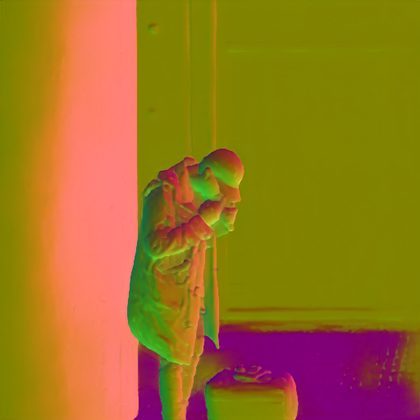
%> input picture out/guy_normal.png, 420 x 420 px, shrunk from 512 x 512 before the run
$ octave main.m   (GNU Octave 9; MATLAB toolbox functions it lacks are replaced by stand-ins)
%> lines starting %> are read from the running program, lines starting %| are printed output that depends on the picture; in (x1, y1, x2, y2) boxes, pixels count from 0 and x2, y2 are one past the last pixel; in counts of white or black regions, pixels touching at a corner belong together; the program's own positions count from 1
### Normal2depth.m
function [depth] = Normal2depth(Normal,D)

    r=size(Normal,1);
    c=size(Normal,2);
    depth=zeros(r,c);
    depth(1,1)=0;
    for i=2:c
    depth(i,1)=depth(i-1,1)+Normal(i,1,1);
    end
    for i=2:r
    depth(1,i)=depth(1,i-1)+Normal(1,i,2);
    end
    for i=2:r
        for j=2:c
            depth(i,j)=(depth(i,j-1)+Normal(i,j,2)+depth(i-1,j)+Normal(i,j,1)+D(i,j))/3;
        end
    end
end

### main.m
guy_normal=imread("./guy_normal.png");
%> guy_normal is the input picture: size 420x420x3 uint8; mean R, G, B 156.2, 116.1, 33.7
guy_depth=imread("./guy_depth.png");
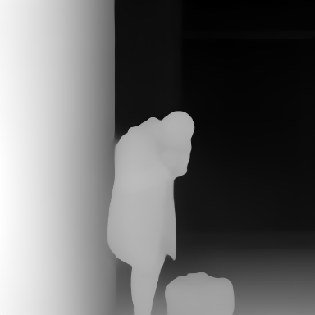
%> input picture out/guy_depth.png, 315 x 315 px, shrunk from 384 x 384 before the run
%> guy_depth is the input picture: size 315x315 uint16; min 0, max 65534, mean 26921.7
guyd=double(rgb2gray(guy_depth));
[r,c]=size(guyd);
%> r = 315; c = 315
Guy=double(guy_normal);
Guy=Guy./sum((255-Guy).^2, 3);
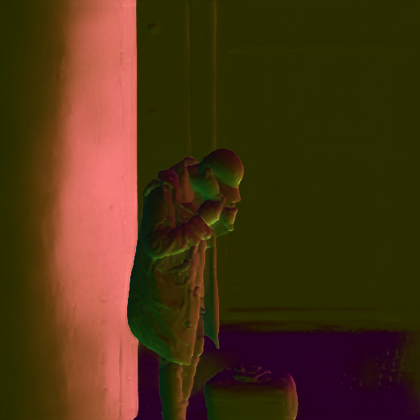
%> Guy: size 420x420x3 double; mean R, G, B 0.00239, 0.00161, 0.000649; drawn with min black and max white
out=Normal2depth(Guy,(1./guyd).*(min(min(guyd))));
%> in Normal2depth, `depth(1,1)=0;`: depth: size 420x420 double; every value is 0
%> after the loop in Normal2depth, `for i=2:c`:
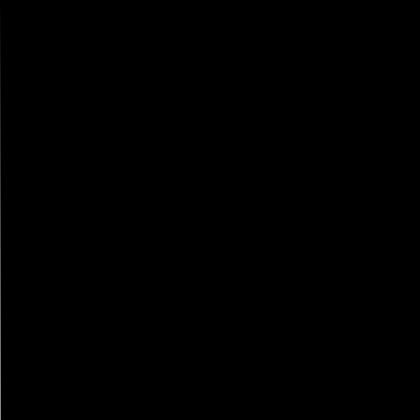
%> depth: size 420x420 double; min 0, max 0.547, mean 0.000646
%> after the loop in Normal2depth, `for i=2:r`:
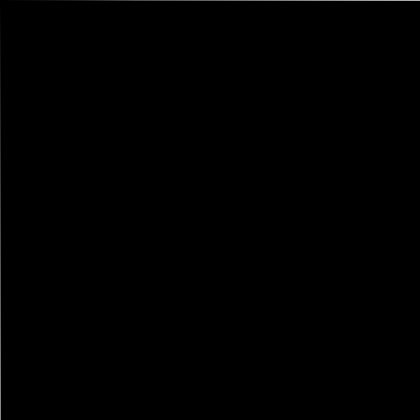
%> depth: size 420x420 double; 0.24% of pixels changed, all inside (x1, y1, x2, y2) = (1, 0, 420, 1)
%> the run ends on the next line
